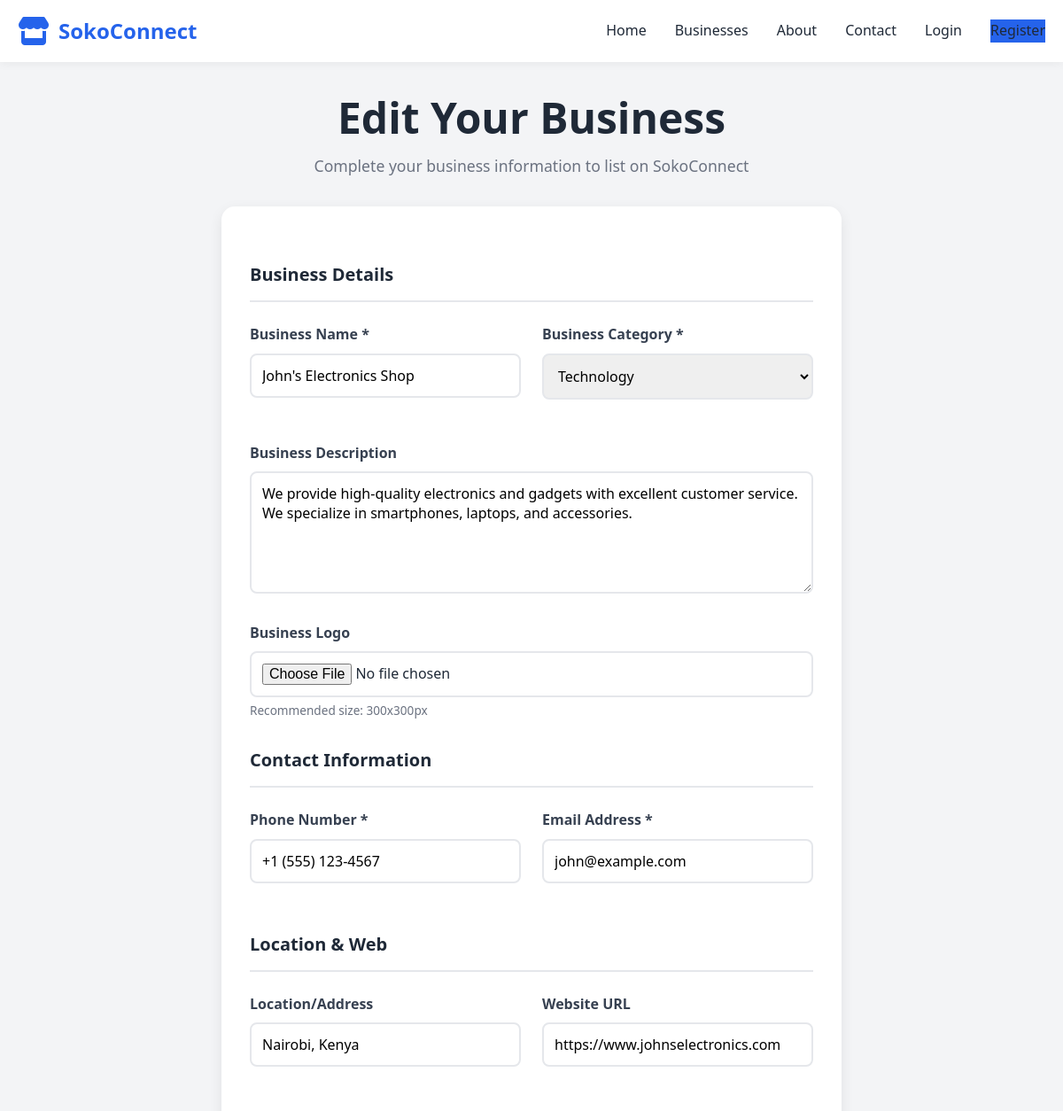
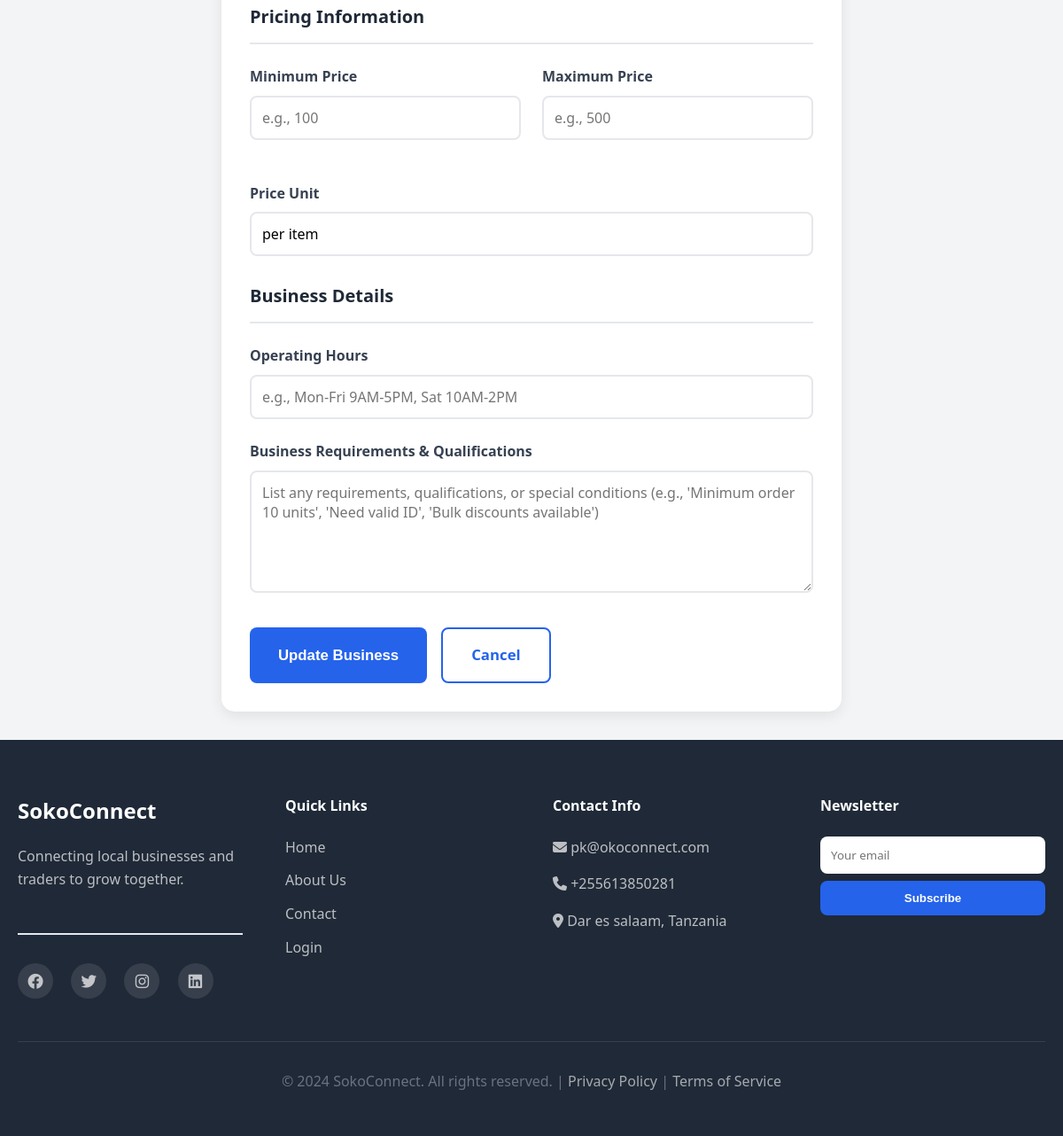
The page /add-business/ (signed in) on the database its author committed (2 pictures, top to bottom).
### business/models.py (models this page shows, shortened)
class BusinessListing(models.Model):
    user = models.OneToOneField(User, on_delete=models.CASCADE, related_name='business')
    business_name = models.CharField(max_length=200)
    category = models.CharField(max_length=50, choices=CATEGORY_CHOICES)
    description = models.TextField(blank=True)
    phone = models.CharField(max_length=20)
    email = models.EmailField()
    location = models.CharField(max_length=300, blank=True)
    website = models.URLField(blank=True)
    logo = models.ImageField(upload_to='business_logos/', blank=True, null=True)
    min_price = models.DecimalField(max_digits=10, decimal_places=2, blank=True, null=True, help_text="Minimum price/cost in local currency")
    max_price = models.DecimalField(max_digits=10, decimal_places=2, blank=True, null=True, help_text="Maximum price/cost in local currency")
    price_unit = models.CharField(max_length=100, blank=True, default="per item", help_text="Price unit (e.g., per item, per hour, per kg)")
    requirements = models.TextField(blank=True, help_text="List business requirements, qualifications, or specifications")
    operating_hours = models.CharField(max_length=300, blank=True, help_text="Operating hours (e.g., Mon-Fri 9AM-5PM)")
    status = models.CharField(max_length=20, choices=STATUS_CHOICES, default='draft')
    created_at = models.DateTimeField(auto_now_add=True)
    updated_at = models.DateTimeField(auto_now=True)
    class Meta:
        verbose_name_plural = "Business Listings"

### business/views.py (the view, shortened to what this page needs)
# urls.py: path('add-business/', views.add_business, name='add_business'),
@login_required(login_url='business:login')
def add_business(request):
    if not request.user.is_authenticated:
        return redirect('business:login')
    try:
        business = BusinessListing.objects.get(user=request.user)
        is_edit = True
    except BusinessListing.DoesNotExist:
        business = None
        is_edit = False
    context = {
        'page_title': 'Add/Edit Business',
        'business': business,
        'categories': CATEGORY_CHOICES,
        'is_edit': is_edit,
    }
    return render(request, 'add_business.html', context)

### templates/add_business.html (shortened to what this page needs)
{% extends 'base.html' %}
{% load static %}
{% block content %}
<section class="form-section">
    <div class="container">
        <div class="form-header">
            <h1>{% if is_edit %}Edit Your Business{% else %}Add Your Business{% endif %}</h1>
            <p>Complete your business information to list on SokoConnect</p>
        </div>
        <div class="form-container">
            <form method="POST" class="business-form" enctype="multipart/form-data">
                <div class="form-section-title">
                    <h2>Business Details</h2>
                </div>
                <div class="form-row">
                    <div class="form-group">
                        <label for="business_name">Business Name *</label>
                        <input type="text" id="business_name" name="business_name" required
                               value="{% if business %}{{ business.business_name }}{% endif %}"
                               placeholder="Your Business Name">
                    </div>
                    <div class="form-group">
                        <label for="business_category">Business Category *</label>
                        <select id="business_category" name="business_category" required>
                            {% for value, label in categories %}
                                <option value="{{ value }}" {% if business.category == value %}selected{% endif %}>
                                    {{ label }}
                                </option>
                            {% endfor %}
                        </select>
                    </div>
                </div>
                <div class="form-group">
                    <label for="description">Business Description</label>
                    <textarea id="description" name="description" rows="5"
                              placeholder="Tell us about your business, products, or services">{% if business %}{{ business.description }}{% endif %}</textarea>
                </div>
                <div class="form-group">
                    <label for="logo">Business Logo</label>
                    <input type="file" id="logo" name="logo" accept="image/*"
                           placeholder="Upload your business logo (JPG, PNG)">
                    <small>Recommended size: 300x300px</small>
                </div>
                <div class="form-section-title">
                    <h2>Contact Information</h2>
                </div>
                <div class="form-row">
                    <div class="form-group">
                        <label for="phone">Phone Number *</label>
                        <input type="tel" id="phone" name="phone" required
                               value="{% if business %}{{ business.phone }}{% endif %}"
                               placeholder="+255612345678">
                    </div>
                    <div class="form-group">
                        <label for="email">Email Address *</label>
                        <input type="email" id="email" name="email" required
                               value="{% if business %}{{ business.email }}{% endif %}"
                               placeholder="your@email.com">
                    </div>
                </div>
                <div class="form-section-title">
                    <h2>Location & Web</h2>
                </div>
                <div class="form-row">
                    <div class="form-group">
                        <label for="location">Location/Address</label>
                        <input type="text" id="location" name="location"
                               value="{% if business %}{{ business.location }}{% endif %}"
                               placeholder="City, Country or full address">
                    </div>
                    <div class="form-group">
                        <label for="website">Website URL</label>
                        <input type="url" id="website" name="website"
                               value="{% if business %}{{ business.website }}{% endif %}"
                               placeholder="https://www.yourwebsite.com">
                    </div>
                </div>
                <div class="form-section-title">
                    <h2>Pricing Information</h2>
                </div>
                <div class="form-row">
                    <div class="form-group">
                        <label for="min_price">Minimum Price</label>
                        <input type="number" id="min_price" name="min_price" step="0.01"
                               value="{% if business.min_price %}{{ business.min_price }}{% endif %}"
                               placeholder="e.g., 100">
                    </div>
                    <div class="form-group">
                        <label for="max_price">Maximum Price</label>
                        <input type="number" id="max_price" name="max_price" step="0.01"
                               value="{% if business.max_price %}{{ business.max_price }}{% endif %}"
                               placeholder="e.g., 500">
                    </div>
                </div>
                <div class="form-group">
                    <label for="price_unit">Price Unit</label>
                    <input type="text" id="price_unit" name="price_unit"
                           value="{% if business.price_unit %}{{ business.price_unit }}{% else %}per item{% endif %}"
                           placeholder="e.g., per item, per hour, per kg, per service">
                </div>
                <div class="form-section-title">
                    <h2>Business Details</h2>
                </div>
                <div class="form-group">
                    <label for="operating_hours">Operating Hours</label>
                    <input type="text" id="operating_hours" name="operating_hours"
                           value="{% if business.operating_hours %}{{ business.operating_hours }}{% endif %}"
                           placeholder="e.g., Mon-Fri 9AM-5PM, Sat 10AM-2PM">
                </div>
                <div class="form-group">
                    <label for="requirements">Business Requirements & Qualifications</label>
                    <textarea id="requirements" name="requirements" rows="5"
                              placeholder="List any requirements, qualifications, or special conditions (e.g., 'Minimum order 10 units', 'Need valid ID', 'Bulk discounts available')">{% if business %}{{ business.requirements }}{% endif %}</textarea>
                </div>
                <div class="form-actions">
                    <button type="submit" class="btn btn-primary btn-lg">
                        {% if is_edit %}Update Business{% else %}Save & Continue{% endif %}
                    </button>
                    <a href="{% url 'business:home' %}" class="btn btn-secondary btn-lg">Cancel</a>
                </div>
            </form>
        </div>
    </div>
</section>
{% endblock %}

### static/css/style.css (style rules this page uses)
* { margin: 0; padding: 0; box-sizing: border-box; }
:root { --primary-color: #2563eb; --secondary-color: #10b981; --dark-color: #1f2937; --light-color: #f3f4f6; --gray-color: #6b7280; --border-color: #e5e7eb; --shadow: 0 10px 30px rgba(0, 0, 0, 0.1); --transition: all 0.3s ease; }
html { scroll-behavior: smooth; }
body { font-family: 'Segoe UI', Tahoma, Geneva, Verdana, sans-serif; line-height: 1.6; color: var(--dark-color); background-color: #ffffff; }
.container { max-width: 1200px; margin: 0 auto; padding: 0 20px; }
h1, h2, h3, h4, h5, h6 { font-weight: 700; margin-bottom: 1rem; line-height: 1.3; }
h1 { font-size: 3rem; color: var(--dark-color); }
h2 { font-size: 2.5rem; color: var(--dark-color); margin-bottom: 2rem; }
p { margin-bottom: 1rem; color: var(--gray-color); }
a { color: var(--primary-color); text-decoration: none; transition: var(--transition); }
.btn { display: inline-block; padding: 12px 24px; border-radius: 8px; font-weight: 600; text-decoration: none; transition: var(--transition); border: none; cursor: pointer; font-size: 1rem; }
.btn-primary { background-color: var(--primary-color); color: white; }
.btn-secondary { background-color: transparent; color: var(--primary-color); border: 2px solid var(--primary-color); }
.btn-lg { padding: 15px 40px; font-size: 1.1rem; }
.form-group { margin-bottom: 1.5rem; }
.form-row { display: grid; grid-template-columns: 1fr 1fr; gap: 1rem; }
.form-group label { display: block; margin-bottom: 0.5rem; font-weight: 600; color: var(--dark-color); }
.form-group input, .form-group select, .form-group textarea { width: 100%; padding: 12px; border: 2px solid var(--border-color); border-radius: 8px; font-size: 1rem; transition: var(--transition); font-family: inherit; }
.form-group small { display: block; color: var(--gray-color); font-size: 0.85rem; margin-top: 0.25rem; }

### templates/add_business.html (style rules this page uses)
.form-section { padding: 2rem 0; min-height: 80vh; background-color: #f3f4f6; }
.form-header { margin-bottom: 2rem; text-align: center; }
.form-header h1 { margin-bottom: 0.5rem; color: #1f2937; }
.form-header p { color: #6b7280; font-size: 1.1rem; }
.form-container { max-width: 700px; margin: 0 auto; background: white; border-radius: 15px; padding: 2rem; box-shadow: 0 5px 15px rgba(0, 0, 0, 0.08); }
.form-section-title { margin-top: 2rem; margin-bottom: 1.5rem; padding-bottom: 1rem; border-bottom: 2px solid #e5e7eb; }
.form-section-title h2 { margin: 0; font-size: 1.25rem; color: #1f2937; }
.form-row { display: grid; grid-template-columns: 1fr 1fr; gap: 1.5rem; margin-bottom: 1.5rem; }
.form-group { margin-bottom: 1.5rem; }
.form-group label { display: block; margin-bottom: 0.5rem; font-weight: 600; color: #374151; }
.form-group input, .form-group textarea, .form-group select { width: 100%; padding: 0.75rem; border: 2px solid #e5e7eb; border-radius: 8px; font-size: 1rem; transition: all 0.3s ease; font-family: inherit; }
.form-actions { display: flex; gap: 1rem; margin-top: 2rem; }
.btn-lg { padding: 1rem 2rem; font-size: 1.05rem; }

### rows shown on the page
BusinessListing: business_name "John's Electronics Shop", business_category "Technology", description "We provide high-quality electronics and gadgets with excellent customer service. We specialize in smartphones, laptops, and accessories.", phone "+1 (555) 123-4567", email "john@example.com", location "Nairobi, Kenya", website "https://www.johnselectronics.com", price_unit "per item"
